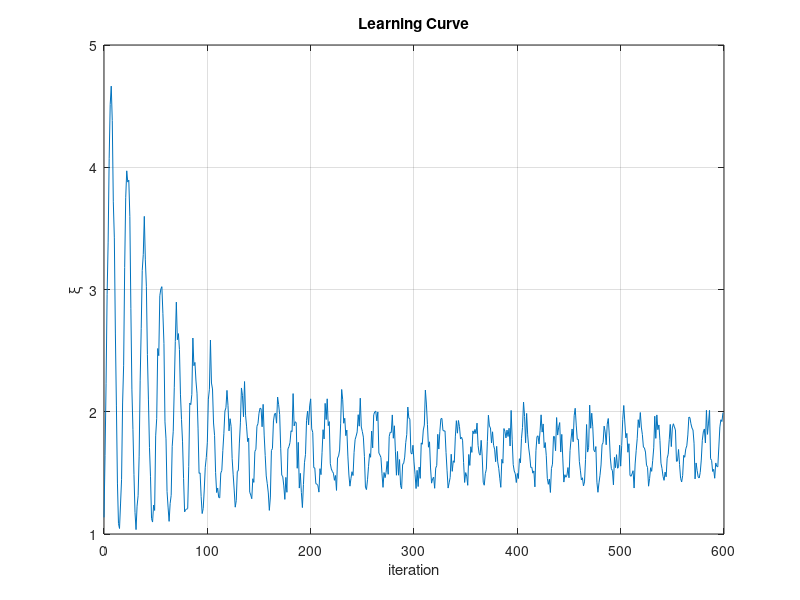
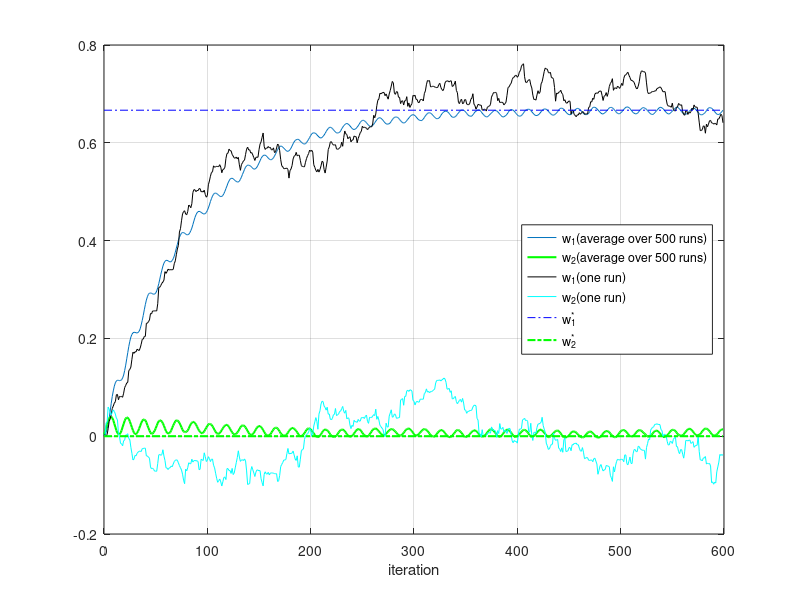

Recreate these plots in MATLAB, in order.
clc
clear
close all
%% exercise 13.4
w0 = pi/16;
L = 1;
C = 2;
mu = 0.002;
itr = 600;
runs = 500;
Xi = zeros(itr,1);
Wk = zeros(2,itr);
for run = 1:runs
    k = (1:itr)';
    n = sqrt(12)*(rand(itr,3)-0.5);
    dk = C*sin(k*w0)+n(:,1);
    xk1 = C*sin(k*w0)+n(:,2);
    xk2 = C*cos(k*w0)+n(:,3);
    wk = zeros(L+1,1);
    xi = [];
    W = [];
    for i = 1:itr
        eps = dk(i)-wk'*[xk1(i);xk2(i)];
        wk = wk + 2*mu*eps*[xk1(i);xk2(i)];
        xi = [xi;eps^2];
        W = [W,wk];
    end
    Xi = Xi+xi;
    Wk = Wk+W;
end
Xi = Xi/runs;
Wk = Wk/runs;
plot(0:itr-1,Xi); grid on;
title('Learning Curve'); 
xlabel('iteration'); ylabel('\xi');
figure;
plot(0:itr-1,Wk(1,:),0:itr-1,Wk(2,:),'g','Linewidth',1.5); hold on;
plot(0:itr-1,W(1,:),'k',0:itr-1,W(2,:),'c'); hold on;
plot([0;itr-1],[2/3,2/3],'b-.',[0;itr-1],[0,0],'g-.','Linewidth',1.5);
legend('w_1(average over 500 runs)','w_2(average over 500 runs)',...
    'w_1(one run)', 'w_2(one run)','w_1^*','w_2^*','Location','east');
grid on; xlabel('iteration'); 
